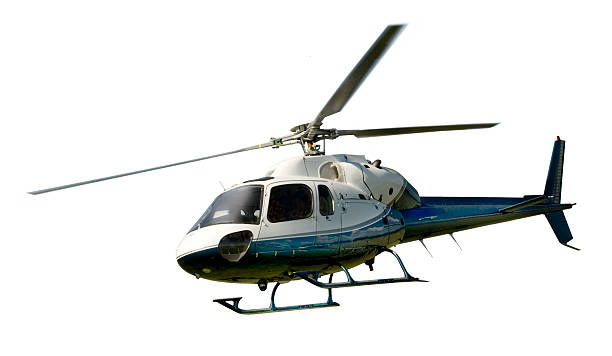
#> input picture tutorial_1/materyal/klasor8/helikopter.png, 612 x 356 px, found by its file name
$ python video11.py
#> lines starting #> are read from the running program, lines starting #| are printed output that depends on the picture


" -------------- "
# Resim Döndürme
# [cv2.getRotationMatrix2D() ,]
" -------------- "

import cv2
import numpy as np

img = cv2.imread("materyal\\klasor8\\helikopter.png",0)
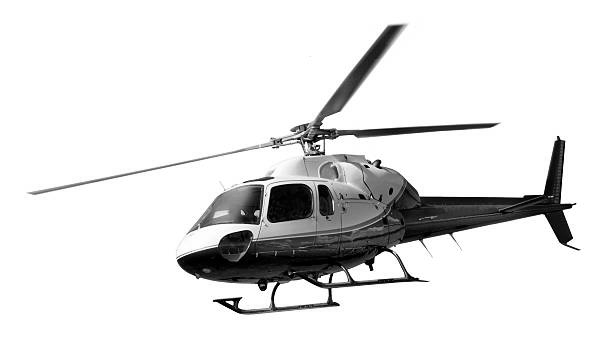
#> img: shape (356, 612); min 0, max 255, mean 226.8
row , col = img.shape
#> row = 356; col = 612

M= cv2.getRotationMatrix2D((col/2,row/2),90,1) # 90 derece döndürme. Önce sütun ve satır değerlerini alır. Sonra derece ve ölçekleme değerlerini alır.

dst = cv2.warpAffine(img,M,(col,row)) # warpAffine() fonksiyonu ile döndürme işlemi yapılır.
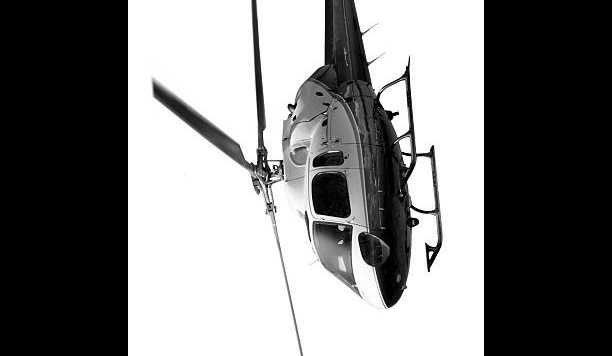
#> dst: shape (356, 612); min 0, max 255, mean 123.6

cv2.imshow("Orjinal Resim",img)
cv2.imshow("Döndürülmüş Resim",dst)

cv2.waitKey(0)
cv2.destroyAllWindows()
